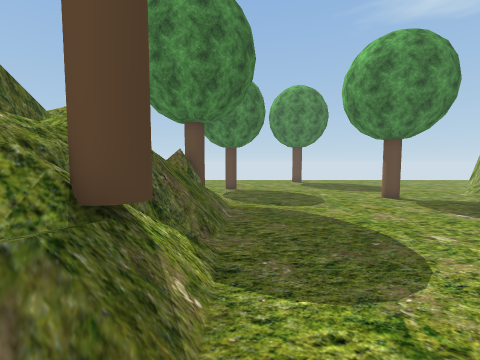
View 1 (above)

19 first-person views from a walk through a 3-D level made in the Unity game engine. The camera is 1.5 m above the floor, tilts 4° down and sees 90° across. The floor is counted in squares, 0.9 m on a side. Each view is taken from the middle of a square. On the plan, view 1 faces up. The plan holds only what a view shows up to about 14 squares ahead; the rest is blank. The place goes on beyond the plan. Some trees and plants on the terrain are drawn as simple stand-ins. The player is left out. Some animated figures are not drawn. Some surface patterns are stand-ins.

View 2
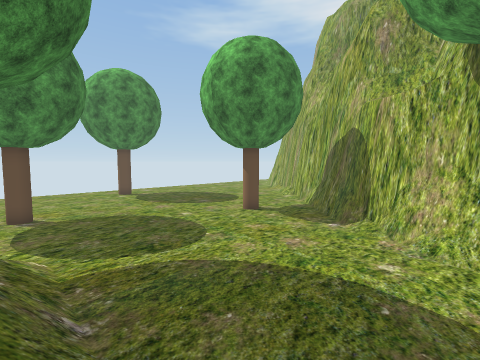

View 3
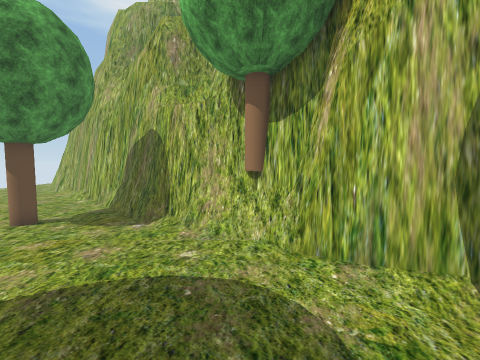

View 4
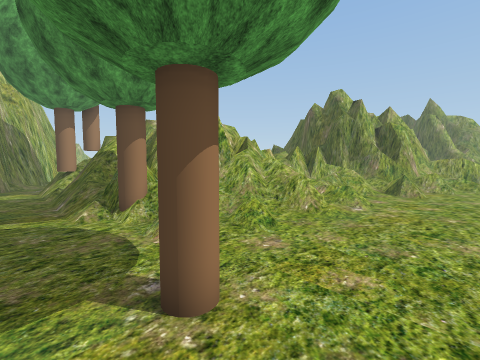

View 5
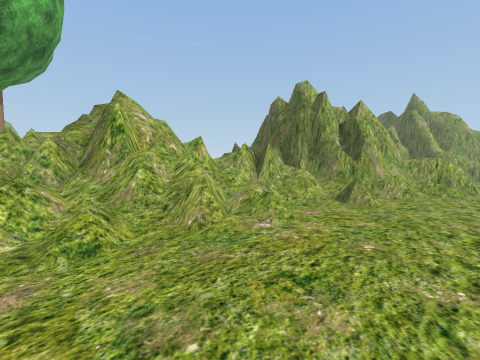

View 6
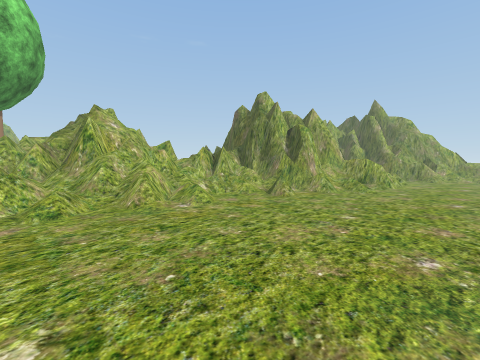

View 7
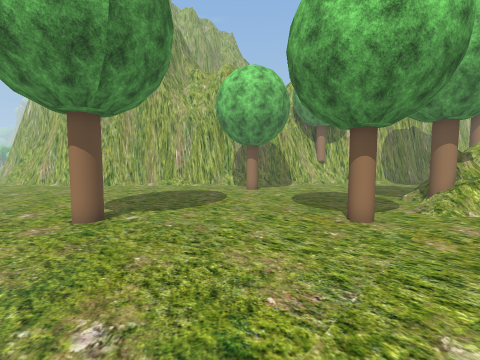

View 8
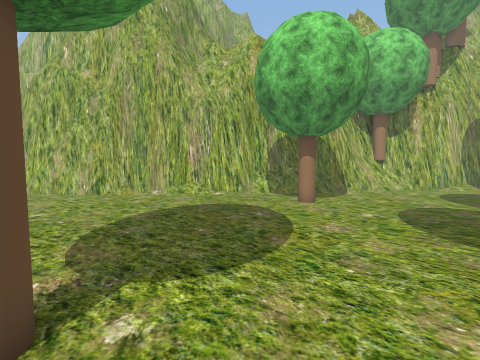

View 9
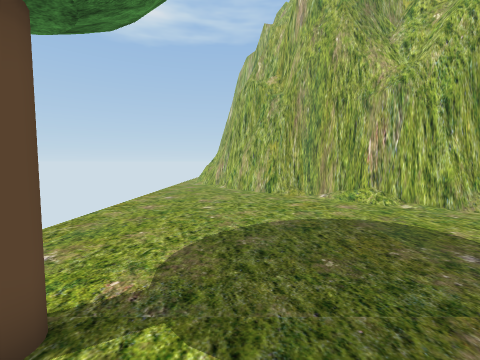

View 10
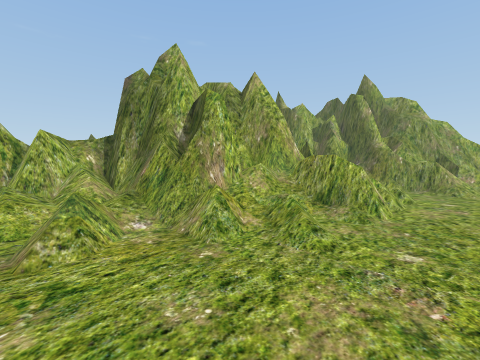

View 11
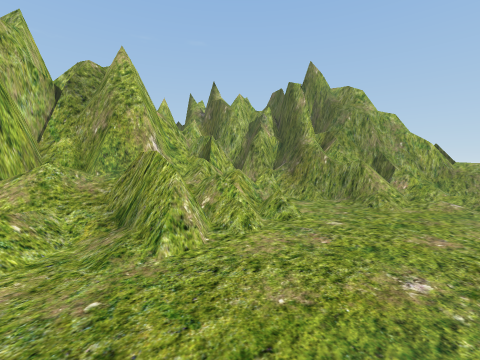

View 12
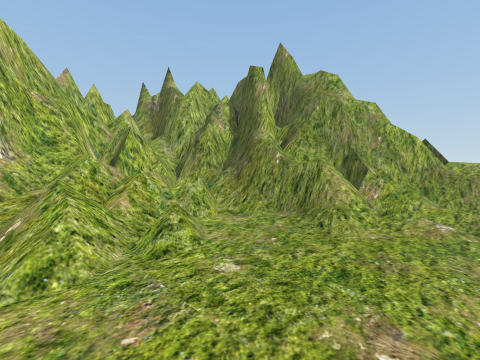

View 13
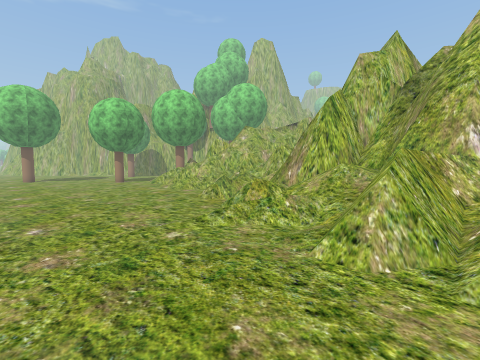

View 14
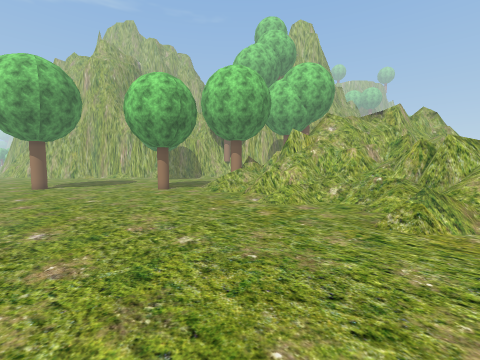

View 15
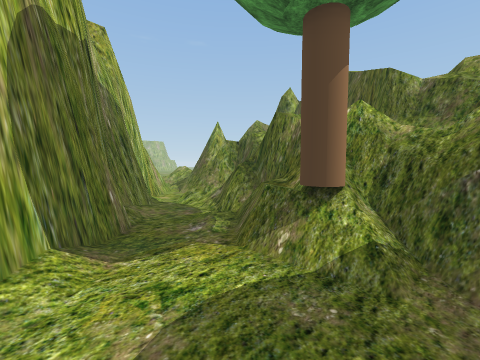

View 16
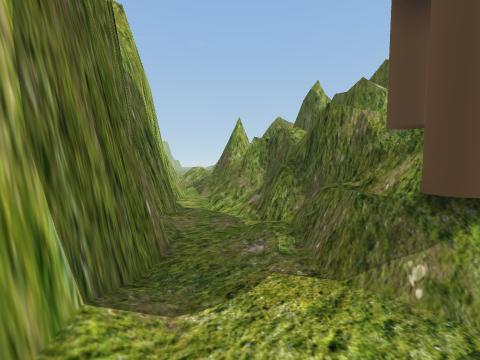

View 17
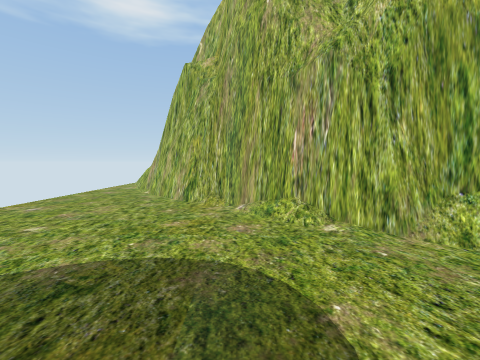

View 18
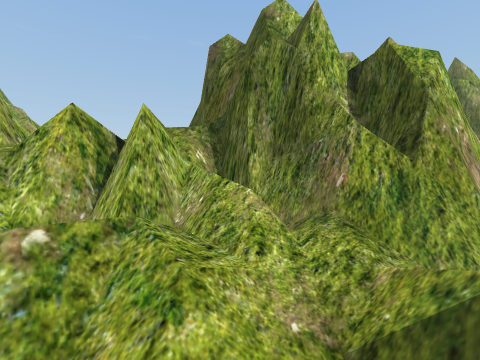

View 19
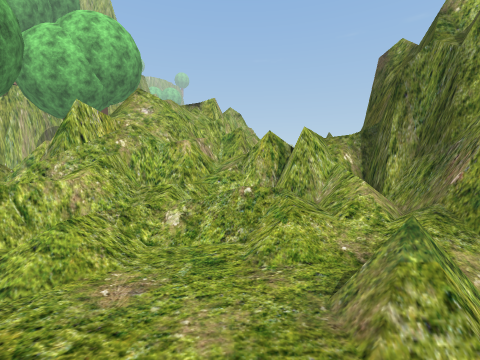

### Floor plan
Key: @ floor where view 1 was taken; # wall or solid block; . main floor; : floor 0.25 m higher than the main floor; + floor 0.75 m higher than the main floor; * floor 1 m higher than the main floor; % floor 1.25 m higher than the main floor; & floor 1.75 m higher than the main floor; / step, stairs or slope; = window, fence, low wall or low ledge; ^ raised ledge; v drop or lower ground; T tree; O other object.
Columns run from 34 left of view 1 to 16 right of it. Each row starts with its distance up from view 1.
 23   //...............................................
 22 ////...................................T...........
 21 =/=///.................................T...........
 20 #=////.............................................
 19 #=//v...////==../..................................
 18 ##=/v/..O===#=.//..................................
 17 ##===/====*=#=.//=#...............................=
 16  ##==/#==####==+/##.=#...........TT...............#
 15  ###%+:#######=##====#.../.......T...............##
 14   #=##=##   ######=##//.//.=#./.................##
 13     ####        ##=///=///==#//.:..............##
 12                  #=//////==*///=:........TT...##
 11                  ####=///##==//=T........T...=#
 10                    ###===#^=#=+*T/..........=##
  9                     ###=#####=#==/.........###
  8                      #&=## ####*+/........=#
  7                      ####    ###==........##
  6                               ###=.......##
  5                                ##=.......##
  4                                #=/......T#
  3                               ###T.....###
  2                               ####....###
  1                               #^^=...##
  0                               #==:@.##
 -1                              ##=//.##
 -2                              #==../#
 -3                              #//..##
 -4                             ##=/.##
 -5                              #=//#
 -6                            #^=..##
 -7                             #####

Positions as (right, up) in squares from view 1, and headings:
1: (0, 0), facing up
2: (-1, 4), facing up-right
3: (-1, 4), facing right
4: (1, 18), facing down-left
5: (-3, 19), facing down-left
6: (-3, 23), facing down-left
7: (-3, 23), facing down-right
8: (2, 21), facing down-right
9: (3, 19), facing right
10: (-13, 21), facing down-left
11: (-19, 23), facing down-left
12: (-23, 23), facing down-left
13: (-23, 23), facing down-right
14: (-15, 23), facing down-right
15: (3, 5), facing down-left
16: (3, 3), facing down-left
17: (6, 15), facing right
18: (-12, 15), facing down-left
19: (-12, 18), facing down
